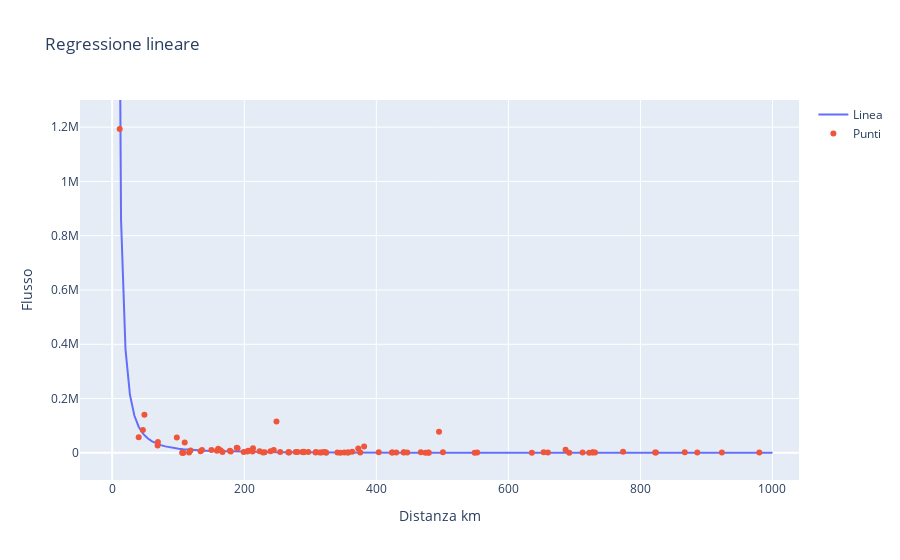

The notebook cell saved with this chart:
### Code cell
#px.line(np.linspace(0,50,150), y2)

fig = go.Figure()
fig.add_trace(go.Scatter(x=np.linspace(0,1000,150),  y=y2, mode='lines', name='Linea'))
fig.add_trace(go.Scatter(x=np.sort(np.ravel(X)), y=np.ravel(y), mode='markers', name='Punti'))

# Aggiunta dei punti al grafico


# Impostazione del layout del grafico
fig.update_layout(title='Regressione lineare',
                 xaxis_title='Distanza km',
                 yaxis_title='Flusso')
fig.update_layout(yaxis_range=[-100_000,1_300_000])
# Visualizzazione del grafico
fig.show()

### Figure 1 — Plotly figure (JSON) as saved in the notebook; plotly's stock layout.template omitted (floating-point values rounded to 4 significant figures; data arrays with more than 128 entries replaced by an {"elided": "..."} marker saying what was removed)
{"data": [{"mode": "lines", "name": "Linea", "type": "scatter", "x": {"elided": "150 float values"}, "y": {"elided": "150 float values"}}, {"mode": "markers", "name": "Punti", "type": "scatter", "x": [11.37, 40.15, 46.48, 48.8, 68.77, 69.24, 97.85, 105.9, 107.2, 107.5, 109.8, 116.4, 118.6, 133.8, 136.0, 150.3, 158.6, 160.6, 164.0, 167.1, 178.2, 179.6, 188.6, 189.9, 199.1, 204.7, 206.1, 212.5, 213.2, 223.2, 228.4, 230.9, 239.8, 244.7, 248.8, 254.4, 266.7, 267.7, 267.7, 278.0, 280.7, 288.0, 289.7, 290.1, 290.1, 297.0, 308.0, 308.6, 314.3, 316.9, 320.6, 323.3, 324.1, 341.2, 345.6, 351.7, 356.3, 357.7, 363.5, 372.6, 375.6, 381.6, 403.7, 423.7, 424.3, 430.2, 441.6, 441.7, 446.9, 467.4, 474.4, 478.5, 479.6, 495.0, 500.9, 549.0, 552.8, 635.6, 653.4, 659.9, 686.7, 692.2, 712.4, 722.5, 727.6, 728.1, 731.3, 773.7, 822.2, 823.5, 867.2, 886.1, 923.4, 980.0], "y": [1193188, 57684, 84048, 140600, 26888, 39864, 56584, 368, 660, 320, 37912, 1764, 9120, 5756, 10860, 10380, 8024, 15120, 9168, 2832, 7364, 4720, 18592, 16588, 2872, 4932, 7868, 5112, 17076, 6272, 1716, 2532, 5652, 10268, 115864, 3184, 1900, 1272, 2552, 2768, 3004, 2816, 3388, 3800, 2188, 3028, 1376, 3008, 860, 1724, 3124, 1896, 848, 1472, 680, 1308, 1188, 1148, 4428, 15712, 1208, 23420, 1904, 928, 992, 1076, 1924, 924, 1204, 2660, 444, 1060, 472, 77520, 2440, 848, 1744, 796, 2024, 1168, 11488, 792, 1064, 744, 1096, 2080, 1116, 4420, 1092, 1084, 2256, 1220, 1696, 1056]}], "layout": {"title": {"text": "Regressione lineare"}, "xaxis": {"title": {"text": "Distanza km"}}, "yaxis": {"range": [-100000, 1300000], "title": {"text": "Flusso"}}}}
